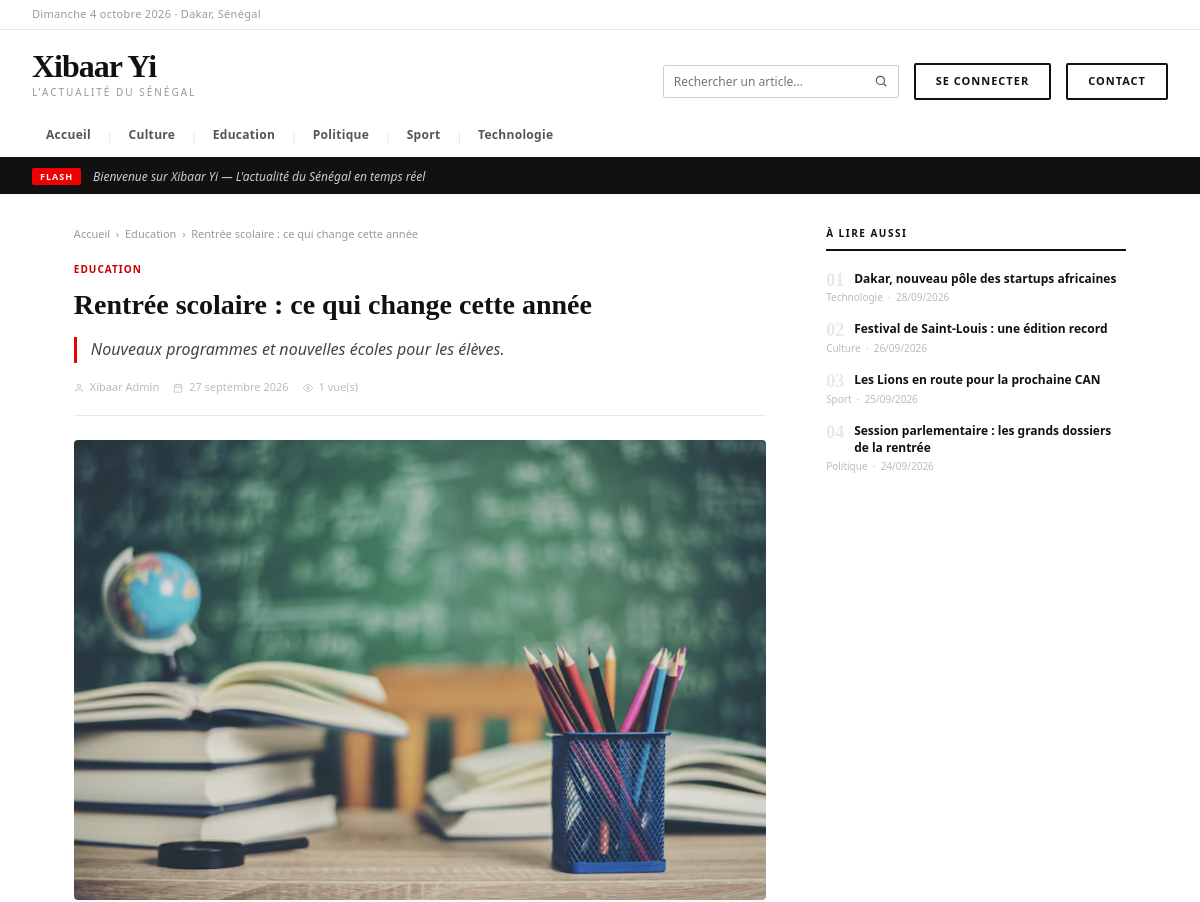
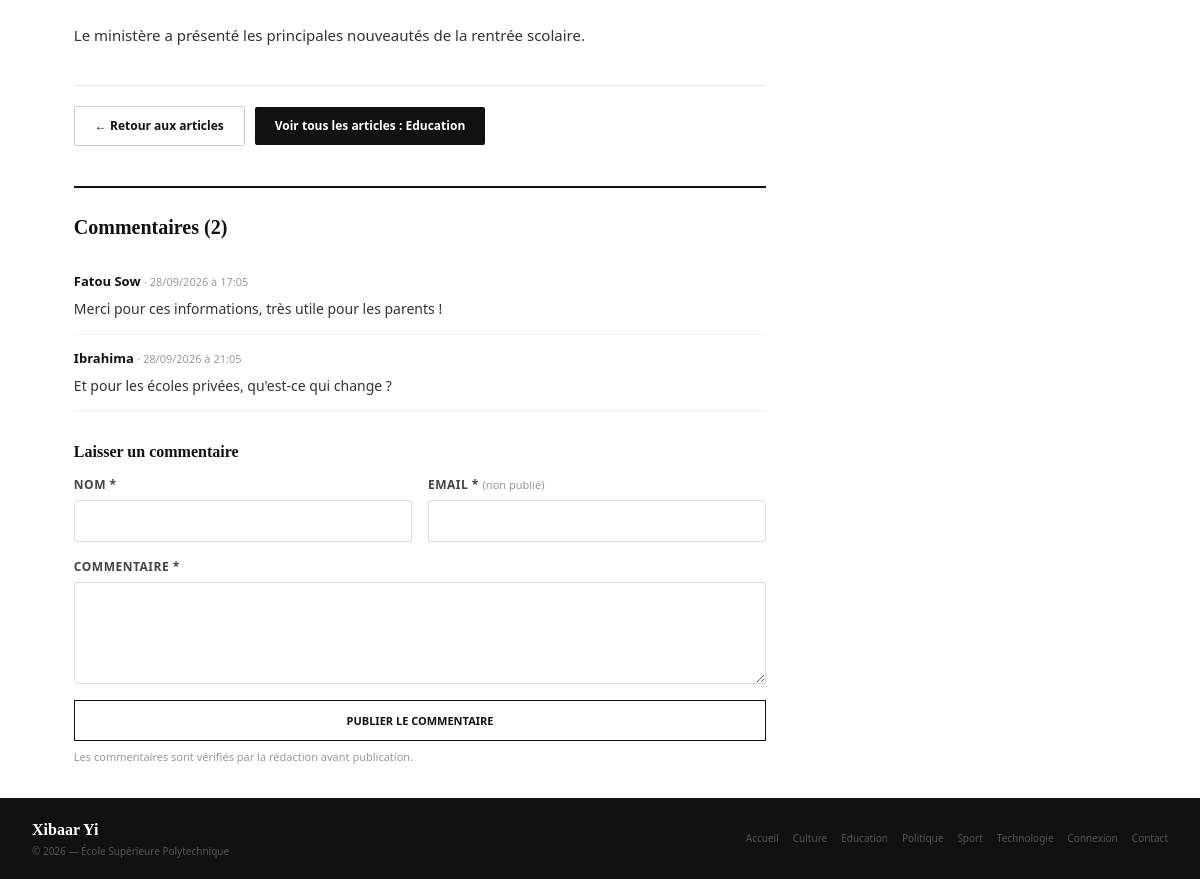
The app's page /article.php?id=4 with its own data (2 pictures, top to bottom).
### tables this page shows
CREATE TABLE IF NOT EXISTS categories (
    id  INT AUTO_INCREMENT PRIMARY KEY,
    nom VARCHAR(100) NOT NULL UNIQUE
);

CREATE TABLE IF NOT EXISTS articles (
    id                 INT AUTO_INCREMENT PRIMARY KEY,
    titre              VARCHAR(255) NOT NULL,
    description_courte TEXT NOT NULL,
    contenu            LONGTEXT NOT NULL,
    image              VARCHAR(255) DEFAULT '',
    date_publication   DATETIME NOT NULL DEFAULT CURRENT_TIMESTAMP,
    vues               INT NOT NULL DEFAULT 0,
    id_categorie       INT NOT NULL,
    id_auteur          INT NOT NULL,
    FOREIGN KEY (id_categorie) REFERENCES categories(id) ON DELETE CASCADE,
    FOREIGN KEY (id_auteur)    REFERENCES utilisateurs(id) ON DELETE CASCADE
);

CREATE TABLE IF NOT EXISTS commentaires (
    id            INT AUTO_INCREMENT PRIMARY KEY,
    id_article    INT NOT NULL,
    nom           VARCHAR(100) NOT NULL,
    email         VARCHAR(150) NOT NULL,
    contenu       TEXT NOT NULL,
    date_envoi    DATETIME NOT NULL DEFAULT CURRENT_TIMESTAMP,
    statut        ENUM('en_attente', 'approuve') NOT NULL DEFAULT 'en_attente',
    FOREIGN KEY (id_article) REFERENCES articles(id) ON DELETE CASCADE
);

### includes/config.php (called while the page is built, shortened)
<?php
function date_fr($date)
{
    $mois = [1 => 'janvier', 'février', 'mars', 'avril', 'mai', 'juin',
             'juillet', 'août', 'septembre', 'octobre', 'novembre', 'décembre'];
    $timestamp = strtotime($date);
    return date('j', $timestamp) . ' ' . $mois[(int) date('n', $timestamp)] . ' ' . date('Y', $timestamp);
}
function url($chemin = '')
{
    return BASE_URL . '/' . ltrim($chemin, '/');
}

### public/article.php (the view, shortened to what this page needs)
<?php
require_once __DIR__ . '/../includes/auth.php';
$id_article = isset($_GET['id']) ? intval($_GET['id']) : 0;
$sql = "SELECT articles.id,
               articles.titre,
               articles.contenu,
               articles.description_courte,
               articles.date_publication,
               articles.image,
               articles.vues,
               categories.nom AS categorie_nom,
               CONCAT(u.prenom, ' ', u.nom) AS auteur_nom
        FROM articles
        JOIN categories ON articles.id_categorie = categories.id
        JOIN utilisateurs u ON articles.id_auteur = u.id
        WHERE articles.id = :id_article
        LIMIT 1";
$stmt = $pdo->prepare($sql);
$stmt->bindValue(':id_article', $id_article, PDO::PARAM_INT);
$stmt->execute();
$article = $stmt->fetch(PDO::FETCH_ASSOC);
if (!in_array($id_article, $_SESSION['articles_vus'], true)) {
    $article['vues']++;
}
$sql_recents = "SELECT articles.id,
                       articles.titre,
                       articles.date_publication,
                       categories.nom AS categorie_nom
                FROM articles
                JOIN categories ON articles.id_categorie = categories.id
                WHERE articles.id != :id_actuel
                ORDER BY articles.date_publication DESC
                LIMIT 4";
$stmt_recents = $pdo->prepare($sql_recents);
$stmt_recents->bindValue(':id_actuel', $id_article, PDO::PARAM_INT);
$stmt_recents->execute();
$articles_recents = $stmt_recents->fetchAll(PDO::FETCH_ASSOC);
$stmt_com = $pdo->prepare("SELECT nom, contenu, date_envoi
                           FROM commentaires
                           WHERE id_article = ? AND statut = 'approuve'
                           ORDER BY date_envoi ASC");
$stmt_com->execute([$id_article]);
$commentaires = $stmt_com->fetchAll(PDO::FETCH_ASSOC);
?>
<?php
include __DIR__ . '/../includes/entete.php';
?>
<div class="article-page">
    <div>
        <div style="font-size: 11px; color: #999; margin-bottom: 20px;">
            <a href="<?= url('index.php') ?>" style="color: #999; text-decoration: none;">
                Accueil
            </a>
            &nbsp;›&nbsp;
            <a href="<?= url('index.php') ?>?categorie=<?php echo urlencode($article['categorie_nom']); ?>"
               style="color: #999; text-decoration: none;">
                <?php echo htmlspecialchars($article['categorie_nom'], ENT_QUOTES, 'UTF-8'); ?>
            </a>
            &nbsp;›&nbsp;
            <span>
                <?php
                $titre_court = (mb_strlen($article['titre']) > 50) ? mb_substr($article['titre'], 0, 50) . '...' : $article['titre'];
                echo htmlspecialchars($titre_court, ENT_QUOTES, 'UTF-8');
                ?>
            </span>
        </div>
        <div class="hero-kicker">
            <?php echo htmlspecialchars($article['categorie_nom'], ENT_QUOTES, 'UTF-8'); ?>
        </div>
        <h1 style="font-family: Georgia, serif; font-size: 28px; font-weight: 700;
                   color: #111; line-height: 1.3; margin: 10px 0 14px;">
            <?php echo htmlspecialchars($article['titre'], ENT_QUOTES, 'UTF-8'); ?>
        </h1>
        <p style="font-size: 16px; color: #444; font-style: italic;
                  line-height: 1.6; margin-bottom: 16px; border-left: 3px solid #e00;
                  padding-left: 14px;">
            <?php echo htmlspecialchars($article['description_courte'], ENT_QUOTES, 'UTF-8'); ?>
        </p>
        <div class="hero-meta" style="margin-bottom: 24px; padding-bottom: 20px;
                                      border-bottom: 1px solid #e8e8e8;">
            <span>
                <svg width="12" height="12" viewBox="0 0 24 24" fill="none"
                     stroke="currentColor" stroke-width="2">
                    <path d="M20 21v-2a4 4 0 00-4-4H8a4 4 0 00-4 4v2"/>
                    <circle cx="12" cy="7" r="4"/>
                </svg>
                <?php echo htmlspecialchars($article['auteur_nom'], ENT_QUOTES, 'UTF-8'); ?>
            </span>
            <span>
                <svg width="12" height="12" viewBox="0 0 24 24" fill="none"
                     stroke="currentColor" stroke-width="2">
                    <rect x="3" y="4" width="18" height="18" rx="2"/>
                    <path d="M16 2v4M8 2v4M3 10h18"/>
                </svg>
                <?= date_fr($article['date_publication']) ?>
            </span>
            <span>
                <svg width="12" height="12" viewBox="0 0 24 24" fill="none"
                     stroke="currentColor" stroke-width="2">
                    <path d="M1 12s4-8 11-8 11 8 11 8-4 8-11 8-11-8-11-8z"/>
                    <circle cx="12" cy="12" r="3"/>
                </svg>
                <?= (int) $article['vues'] ?> vue(s)
            </span>
        </div>
        <?php if (!empty($article['image'])) : ?>
            <img src="<?= url('uploads/' . rawurlencode($article['image'])) ?>"
                 alt="<?= htmlspecialchars($article['titre'], ENT_QUOTES, 'UTF-8') ?>"
                 class="article-image">
        <?php endif; ?>
        <div style="font-size: 15px; color: #333; line-height: 1.8;">
            <?php
            echo nl2br(htmlspecialchars($article['contenu'], ENT_QUOTES, 'UTF-8'));
            ?>
        </div>
        <div class="article-actions">
            <a href="<?= url('index.php') ?>"
               style="background: #fff; color: #111; font-size: 12px; font-weight: 600;
                      padding: 10px 20px; border: 1px solid #ccc; border-radius: 2px;
                      text-decoration: none;">
                ← Retour aux articles
            </a>
            <a href="<?= url('index.php') ?>?categorie=<?php echo urlencode($article['categorie_nom']); ?>"
               style="margin-left: 10px; background: #111; color: #fff; font-size: 12px;
                      font-weight: 600; padding: 10px 20px; border-radius: 2px;
                      text-decoration: none;">
                Voir tous les articles :
                <?php echo htmlspecialchars($article['categorie_nom'], ENT_QUOTES, 'UTF-8'); ?>
            </a>
        </div>
        <section class="commentaires" id="commentaires">
            <h2 class="commentaires-titre">Commentaires (<?= count($commentaires) ?>)</h2>
            <?php if (empty($commentaires)) : ?>
                <p class="commentaires-vide">Aucun commentaire pour le moment. Soyez le premier à réagir !</p>
            <?php else : ?>
                <?php foreach ($commentaires as $com) : ?>
                    <div class="commentaire">
                        <div class="commentaire-auteur">
                            <?= htmlspecialchars($com['nom'], ENT_QUOTES, 'UTF-8') ?>
                            <span class="commentaire-date">· <?= date('d/m/Y à H:i', strtotime($com['date_envoi'])) ?></span>
                        </div>
                        <div class="commentaire-texte"><?= nl2br(htmlspecialchars($com['contenu'], ENT_QUOTES, 'UTF-8')) ?></div>
                    </div>
                <?php endforeach; ?>
            <?php endif; ?>
            <h3 class="commentaires-sous-titre">Laisser un commentaire</h3>
            <form method="POST" action="<?= url('traitement_commentaire.php') ?>" class="commentaire-form">
                <div class="form-grille">
                    <div class="form-group">
                        <label class="form-label" for="com_nom">Nom *</label>
                        <input type="text" id="com_nom" name="nom" class="form-control" maxlength="100" required>
                    </div>
                    <div class="form-group">
                        <label class="form-label" for="com_email">Email * <span class="commentaire-note">(non publié)</span></label>
                        <input type="email" id="com_email" name="email" class="form-control" maxlength="150" required>
                    </div>
                </div>
                <div class="form-group">
                    <label class="form-label" for="com_contenu">Commentaire *</label>
                    <textarea id="com_contenu" name="contenu" class="form-control" rows="4"
                              minlength="2" maxlength="2000" required></textarea>
                </div>
                <button type="submit" class="btn btn-primary compte-bouton">Publier le commentaire</button>
                <p class="commentaire-note">Les commentaires sont vérifiés par la rédaction avant publication.</p>
            </form>
        </section>
    </div>
    <div>
        <div class="sidebar-section">
            <div class="sb-title">À lire aussi</div>
            <?php
            if (count($articles_recents) > 0) :
                $compteur = 1;
                foreach ($articles_recents as $recent) :
            ?>
                <a href="<?= url('article.php') ?>?id=<?php echo intval($recent['id']); ?>"
                   style="text-decoration: none; color: inherit;">
                    <div class="sb-item">
                        <div class="sb-num"><?php echo sprintf('%02d', $compteur); ?></div>
                        <div class="sb-item-title">
                            <?php echo htmlspecialchars($recent['titre'], ENT_QUOTES, 'UTF-8'); ?>
                        </div>
                        <div class="sb-item-cat">
                            <?php echo htmlspecialchars($recent['categorie_nom'], ENT_QUOTES, 'UTF-8'); ?>
                            &nbsp;·&nbsp;
                            <?php echo date('d/m/Y', strtotime($recent['date_publication'])); ?>
                        </div>
                    </div>
                </a>
                <?php
                $compteur++;
                endforeach;
            else :
            ?>
                <p style="font-size: 12px; color: #999;">Aucun autre article disponible.</p>
            <?php endif; ?>
        </div>
    </div>
</div>
<?php
include __DIR__ . '/../includes/pied.php';
?>

### includes/entete.php (shortened to what this page needs)
<?php
require_once __DIR__ . '/config.php';
?>
<!DOCTYPE html>
<html lang="fr">
<head>
    <link rel="stylesheet" href="<?= url('assets/css/style.css') ?>">
</head>
<body>
<div class="site">
    <div class="topbar">
        <div class="topbar-date">
            <?php
            $jours_fr = ['Monday'=>'Lundi','Tuesday'=>'Mardi','Wednesday'=>'Mercredi','Thursday'=>'Jeudi','Friday'=>'Vendredi','Saturday'=>'Samedi','Sunday'=>'Dimanche'];
            $mois_fr = ['January'=>'janvier','February'=>'février','March'=>'mars','April'=>'avril','May'=>'mai','June'=>'juin','July'=>'juillet','August'=>'août','September'=>'septembre','October'=>'octobre','November'=>'novembre','December'=>'décembre'];
            $nom_jour = $jours_fr[date('l')] ?? date('l');
            $nom_mois = $mois_fr[date('F')]  ?? date('F');
            echo $nom_jour . ' ' . date('j') . ' ' . $nom_mois . ' ' . date('Y') . ' · Dakar, Sénégal';
            ?>
        </div>
    </div>
    <div class="header">
        <div class="header-main">
            <a href="<?= url('index.php') ?>" style="text-decoration:none;">
                <div class="logo-wordmark">Xibaar Yi</div>
                <div class="logo-tagline">L'actualité du Sénégal</div>
            </a>
            <div class="header-actions">
                <form method="GET" action="<?= url('index.php') ?>" class="recherche" role="search">
                    <input type="search" name="q" placeholder="Rechercher un article..." aria-label="Rechercher un article"
                           value="<?= htmlspecialchars($_GET['q'] ?? '', ENT_QUOTES, 'UTF-8') ?>">
                    <button type="submit" aria-label="Lancer la recherche">
                        <svg width="14" height="14" viewBox="0 0 24 24" fill="none" stroke="currentColor" stroke-width="2"><circle cx="11" cy="11" r="7"/><path d="M21 21l-4.3-4.3"/></svg>
                    </button>
                </form>
                <?php if (isset($_SESSION['user_role'])) : ?>
                    <a href="<?= url('admin/compte.php') ?>" class="lien-compte" title="Mon compte">
                        <?php echo htmlspecialchars($_SESSION['user_login'], ENT_QUOTES, 'UTF-8'); ?>
                    </a>
                    <a href="<?= url('deconnexion.php') ?>" class="btn-cnx">Se déconnecter</a>
                <?php else : ?>
                    <a href="<?= url('connexion.php') ?>" class="btn-cnx">Se connecter</a>
                <?php endif; ?>
                <a href="<?= url('contact.php') ?>" class="btn-cnx">Contact</a>
            </div>
        </div>
        <nav class="nav-cats">
            <?php $active_all = (basename($_SERVER['SCRIPT_NAME'] ?? '') === 'index.php' && empty($_GET['categorie'])) ? 'active' : ''; ?>
            <a href="<?= url('index.php') ?>" class="<?php echo $active_all; ?>">Accueil</a>
            <?php
            if (isset($pdo)) {
                $stmt_nav = $pdo->query("SELECT id, nom FROM categories ORDER BY nom ASC");
                while ($cat = $stmt_nav->fetch(PDO::FETCH_ASSOC)) {
                    $nom = $cat['nom'];
                    $is_active = (isset($_GET['categorie']) && $_GET['categorie'] === $nom) ? 'active' : '';
                    echo '<span class="sep">|</span>';
                    echo '<a href="' . url('index.php') . '?categorie=' . urlencode($nom) . '" class="' . $is_active . '">';
                    echo htmlspecialchars($nom);
                    echo '</a>';
                }
            }
            ?>
        </nav>
    </div>
    <div class="ticker">
        <div class="ticker-label">FLASH</div>
        <div class="ticker-text">Bienvenue sur Xibaar Yi — L'actualité du Sénégal en temps réel</div>
    </div>

### includes/pied.php
<?php
require_once __DIR__ . '/config.php';
?>
    <div class="footer">
        <div>
            <a href="<?= url('index.php') ?>" style="text-decoration: none;">
                <div class="footer-logo">Xibaar Yi</div>
            </a>
            <div class="footer-text">
                &copy; <?php echo date('Y'); ?> — École Supérieure Polytechnique
            </div>
        </div>
        <div class="footer-links">
            <a href="<?= url('index.php') ?>">Accueil</a>
            <?php
            foreach ($pdo->query("SELECT nom FROM categories ORDER BY nom ASC") as $cat_pied) : ?>
                <a href="<?= url('index.php') ?>?categorie=<?= urlencode($cat_pied['nom']) ?>">
                    <?= htmlspecialchars($cat_pied['nom'], ENT_QUOTES, 'UTF-8') ?>
                </a>
            <?php endforeach; ?>
            <?php if (!isset($_SESSION['user_role'])) : ?>
                <a href="<?= url('connexion.php') ?>">Connexion</a>
            <?php endif; ?>
            <a href="<?= url('contact.php') ?>">Contact</a>
        </div>
    </div>
</div>
</body>
</html>

### records on screen
categories: nom "Culture"
categories: nom "Education"
categories: nom "Politique"
categories: nom "Sport"
categories: nom "Technologie"
articles: id_categorie.nom "Education", titre "Rentrée scolaire : ce qui change cette année", id_categorie.nom "EDUCATION", description_courte "Nouveaux programmes et nouvelles écoles pour les élèves.", date_publication "27 septembre 2026", image (picture), contenu "Le ministère a présenté les principales nouveautés de la rentrée scolaire."
commentaires: nom "Fatou Sow", date_envoi "28/09/2026 à 17:05", contenu "Merci pour ces informations, très utile pour les parents !"
commentaires: nom "Ibrahima", date_envoi "28/09/2026 à 21:05", contenu "Et pour les écoles privées, qu'est-ce qui change ?"
articles: titre "Dakar, nouveau pôle des startups africaines", id_categorie.nom "Technologie", date_publication "28/09/2026"
articles: titre "Festival de Saint-Louis : une édition record", id_categorie.nom "Culture", date_publication "26/09/2026"
articles: titre "Les Lions en route pour la prochaine CAN", id_categorie.nom "Sport", date_publication "25/09/2026"
articles: titre "Session parlementaire : les grands dossiers de la rentrée", id_categorie.nom "Politique", date_publication "24/09/2026"

### other values on screen
$article['auteur_nom'] "Xibaar Admin"
$article['vues'] "1"
count($commentaires) "2"
